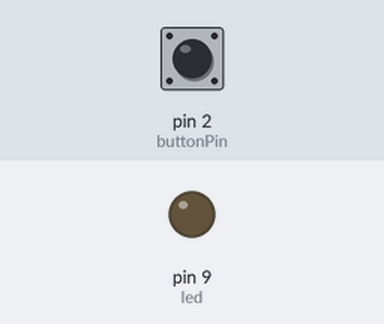
Bench run of a sketch on a simulated Arduino Uno, built with avr-gcc and run on an emulated ATmega328P. Parts: output pins drawn as LEDs (lit = HIGH). The test bench sets the inputs (shaded band); at power-on: pin 2 (buttonPin) HIGH. What the sketch prints to the serial monitor is not drawn.

Above: at 1.2 s.
1.3 s: pin 2 (buttonPin) pulled LOW for 0.15 s
At 3.6 s:
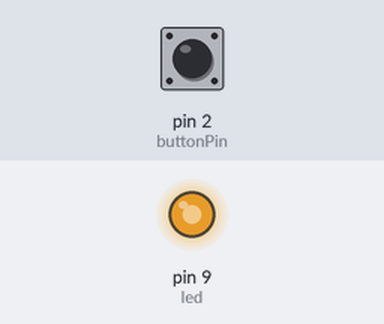
3.9 s: pin 2 (buttonPin) pulled LOW for 1 s
At 5.3 s:
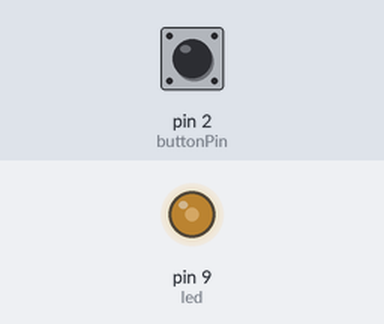
6.4 s: pin 2 (buttonPin) pulled LOW for 3.2 s
At 8.3 s:
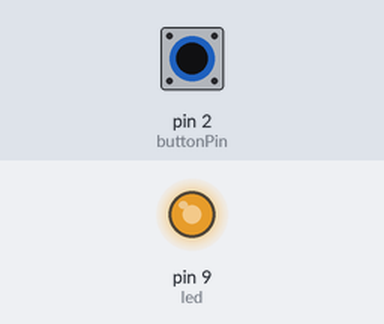
11.1 s: pin 2 (buttonPin) pulled LOW for 3.2 s
At 13.2 s:
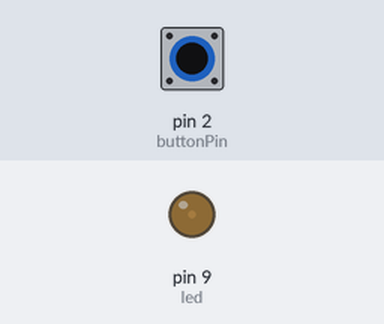
Timing chart, 0 to 14.7 s (numbered marks = the images above; inputs shaded):
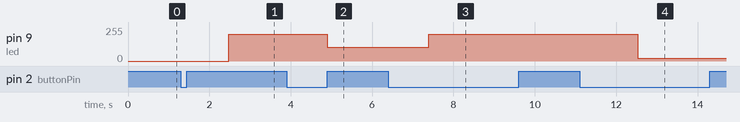

The sketch:

gradual-led.ino
```cpp
/**/
const int buttonPin = 2;  // Pin del pulsante
const int led = 9;     // Pin dell'LED

const int debounceDelay = 20;  // Ritardo di debounce
unsigned long lastDebounceTime = 0;
int reading = 0;
int buttonState = 0;      // Stato attuale del pulsante
int lastButtonState = 0;  // Stato precedente del pulsante
int velocity = 5;        // Velocità di cambiamento della luminosità
int stato = 0;
int LED = 0;
int verso = 0;
int lum = 0;
int maxlum = 200;            // Stato dell'LED
unsigned long intervalTime = 0;

void setup() {
  pinMode(buttonPin, INPUT_PULLUP);  // Configura il pin del pulsante come input con pull-up interno
  pinMode(led, OUTPUT);           // Configura il pin dell'LED come output
  analogWrite(led, 0);
  Serial.begin(115200);           // Imposta inizialmente l'LED spento
}

void loop() {
  reading = !digitalRead(buttonPin);  // Leggi lo stato del pulsante

  if (reading != lastButtonState) {
    lastDebounceTime = millis();  // Se lo stato è cambiato, resetta il timer di debounce
  }

  if ((millis() - lastDebounceTime) > debounceDelay) {
    // Se il tempo di debounce è passato, controlla se lo stato del pulsante è cambiato
    if (reading != buttonState) {
      buttonState = reading;
      if (buttonState == 1) {                             // pullsante abbassato
          intervalTime = millis();
          verso = !verso;
      } else{                                //buttonstate == 0 pulsante alzato
        if (LED == 1){ //da acceso a spento
          if ((millis() - intervalTime) < 500){
          turnOFF_LedGrad(led, velocity);
          LED = 0;
          }
        } else {
          turnON_LedGrad(led, velocity);
          LED = 1;
        }
      }
    }
    if ((millis() - intervalTime) > 500 && LED == 1){
      if (verso == 0){
        turnOFFGradual_LedGrad(led, velocity);
      } else {
        turnONGradual_LedGrad(led, velocity);
      }
    }
    Serial.println(verso);
  }

  lastButtonState = reading;  // Aggiorna lo stato precedente del pulsante
}

// Funzione per accendere gradualmente l'LED fino alla luminosità desiderata
void turnON_LedGrad(int ledPin, int velocity) {
  lum = 0;
  unsigned long previousMillis = millis();

  while (lum < maxlum) {
    unsigned long currentMillis = millis();
    if (currentMillis - previousMillis >= velocity) {
      previousMillis = currentMillis;  // Aggiorna il tempo precedente
      lum++;
      analogWrite(ledPin, lum);
    }
  }
}

// Funzione per spegnere gradualmente l'LED
void turnOFF_LedGrad(int ledPin, int velocity) {
  unsigned long previousMillis = millis();

  while (lum > 0) {
    unsigned long currentMillis = millis();
    if (currentMillis - previousMillis >= velocity) {
      previousMillis = currentMillis;  // Aggiorna il tempo precedente
      lum--;
      analogWrite(ledPin, lum);
    }
  }
}

// Funzione per spegnere gradualmente l'LED
void turnOFFGradual_LedGrad(int ledPin, int velocity) {
  unsigned long previousMillis = millis();

  while (reading == 1) {
    if (lum > 20){
      unsigned long currentMillis = millis();
      if (currentMillis - previousMillis >= velocity) {
        previousMillis = currentMillis;  // Aggiorna il tempo precedente
        lum--;
        analogWrite(ledPin, lum);
      }
    }
    reading = !digitalRead(buttonPin);
  }
}

void turnONGradual_LedGrad(int ledPin, int velocity) {
  unsigned long previousMillis = millis();

  while (reading == 1) {
    if (lum < 200){
      unsigned long currentMillis = millis();
      if (currentMillis - previousMillis >= velocity) {
        previousMillis = currentMillis;  // Aggiorna il tempo precedente
        lum++;
        analogWrite(ledPin, lum);
      }
    }
    reading = !digitalRead(buttonPin);
  }
}
```

Measured:
- after the input at 1.3 s, pin 9 (led): 0/255 → 200/255 after 1.2 s
- after the input at 3.9 s, pin 9 (led): 200/255 → 105/255 after 1.0 s
- after the input at 6.4 s, pin 9 (led): 105/255 → 200/255 after 1.0 s
- after the input at 11.1 s, pin 9 (led): 200/255 → 20/255 after 1.4 s
